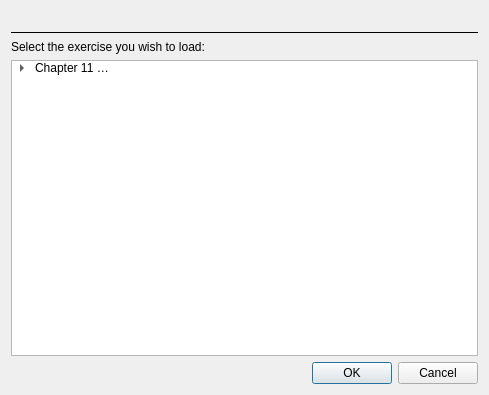
<?xml version="1.0" encoding="UTF-8"?>
<ui version="4.0">
 <class>Dialog</class>
 <widget class="QDialog" name="Dialog">
  <property name="geometry">
   <rect>
    <x>0</x>
    <y>0</y>
    <width>489</width>
    <height>395</height>
   </rect>
  </property>
  <property name="windowTitle">
   <string>Dialog</string>
  </property>
  <layout class="QVBoxLayout" name="verticalLayout">
   <item>
    <widget class="QLabel" name="header">
     <property name="text">
      <string/>
     </property>
     <property name="pixmap">
      <pixmap>data/header.png</pixmap>
     </property>
    </widget>
   </item>
   <item>
    <widget class="Line" name="line">
     <property name="frameShadow">
      <enum>QFrame::Plain</enum>
     </property>
     <property name="lineWidth">
      <number>1</number>
     </property>
     <property name="orientation">
      <enum>Qt::Horizontal</enum>
     </property>
    </widget>
   </item>
   <item>
    <widget class="QLabel" name="instructionText">
     <property name="text">
      <string>Select the exercise you wish to load:</string>
     </property>
    </widget>
   </item>
   <item>
    <widget class="QTreeWidget" name="treeWidget">
     <property name="headerHidden">
      <bool>true</bool>
     </property>
     <column>
      <property name="text">
       <string/>
      </property>
     </column>
     <column>
      <property name="text">
       <string>ID</string>
      </property>
     </column>
     <item>
      <property name="text">
       <string>Chapter 11 Soprano and Bass Lines in Eighteenth Century Style</string>
      </property>
      <property name="text">
       <string/>
      </property>
      <property name="flags">
       <set>ItemIsDragEnabled|ItemIsUserCheckable|ItemIsEnabled</set>
      </property>
      <item>
       <property name="text">
        <string>Assignment 11.1</string>
       </property>
       <item>
        <property name="text">
         <string>I. Chorale melody settings</string>
        </property>
        <property name="flags">
         <set>ItemIsDragEnabled|ItemIsUserCheckable|ItemIsEnabled</set>
        </property>
        <item>
         <property name="text">
          <string>A</string>
         </property>
         <property name="text">
          <string>11_1_I_A</string>
         </property>
        </item>
        <item>
         <property name="text">
          <string>B</string>
         </property>
         <property name="text">
          <string>11_1_I_B</string>
         </property>
        </item>
        <item>
         <property name="text">
          <string>C</string>
         </property>
         <property name="text">
          <string>11_1_I_C</string>
         </property>
        </item>
        <item>
         <property name="text">
          <string>D</string>
         </property>
         <property name="text">
          <string>11_1_I_D</string>
         </property>
        </item>
       </item>
       <item>
        <property name="text">
         <string>II. Resolving chordal dissonances</string>
        </property>
        <property name="text">
         <string>11_1_II</string>
        </property>
       </item>
      </item>
      <item>
       <property name="text">
        <string>Assignment 11.2</string>
       </property>
       <property name="flags">
        <set>ItemIsDragEnabled|ItemIsUserCheckable|ItemIsEnabled</set>
       </property>
       <item>
        <property name="text">
         <string>I. Opening patterns in eighteenth-century style</string>
        </property>
        <property name="text">
         <string>11_2_I</string>
        </property>
       </item>
       <item>
        <property name="text">
         <string>II. Openings with an anacrusis</string>
        </property>
        <property name="text">
         <string>11_2_II</string>
        </property>
       </item>
       <item>
        <property name="text">
         <string>III. Closing patterns in eighteenth-century style</string>
        </property>
        <property name="text">
         <string>11_2_III</string>
        </property>
       </item>
      </item>
      <item>
       <property name="text">
        <string>Assignment 11.3</string>
       </property>
       <property name="flags">
        <set>ItemIsDragEnabled|ItemIsUserCheckable|ItemIsEnabled</set>
       </property>
       <item>
        <property name="text">
         <string>I. Writing a note-to-note counterpoint in eighteenth-century style</string>
        </property>
        <property name="flags">
         <set>ItemIsDragEnabled|ItemIsUserCheckable|ItemIsEnabled</set>
        </property>
        <item>
         <property name="text">
          <string>A. Above a given bass line</string>
         </property>
         <property name="text">
          <string/>
         </property>
         <property name="flags">
          <set>ItemIsDragEnabled|ItemIsUserCheckable|ItemIsEnabled</set>
         </property>
         <item>
          <property name="text">
           <string>1</string>
          </property>
          <property name="text">
           <string>11_3_A_1</string>
          </property>
         </item>
         <item>
          <property name="text">
           <string>2</string>
          </property>
          <property name="text">
           <string>11_3_A_2</string>
          </property>
         </item>
         <item>
          <property name="text">
           <string>3</string>
          </property>
          <property name="text">
           <string>11_3_A_3</string>
          </property>
         </item>
        </item>
        <item>
         <property name="text">
          <string>B. Below a given chorale melody</string>
         </property>
         <property name="text">
          <string>11_1_3_A</string>
         </property>
        </item>
       </item>
      </item>
     </item>
    </widget>
   </item>
   <item>
    <widget class="QDialogButtonBox" name="buttonBox">
     <property name="orientation">
      <enum>Qt::Horizontal</enum>
     </property>
     <property name="standardButtons">
      <set>QDialogButtonBox::Cancel|QDialogButtonBox::Ok</set>
     </property>
     <property name="centerButtons">
      <bool>false</bool>
     </property>
    </widget>
   </item>
  </layout>
 </widget>
 <resources/>
 <connections>
  <connection>
   <sender>buttonBox</sender>
   <signal>accepted()</signal>
   <receiver>Dialog</receiver>
   <slot>accept()</slot>
   <hints>
    <hint type="sourcelabel">
     <x>248</x>
     <y>254</y>
    </hint>
    <hint type="destinationlabel">
     <x>157</x>
     <y>274</y>
    </hint>
   </hints>
  </connection>
  <connection>
   <sender>buttonBox</sender>
   <signal>rejected()</signal>
   <receiver>Dialog</receiver>
   <slot>reject()</slot>
   <hints>
    <hint type="sourcelabel">
     <x>316</x>
     <y>260</y>
    </hint>
    <hint type="destinationlabel">
     <x>286</x>
     <y>274</y>
    </hint>
   </hints>
  </connection>
 </connections>
</ui>
